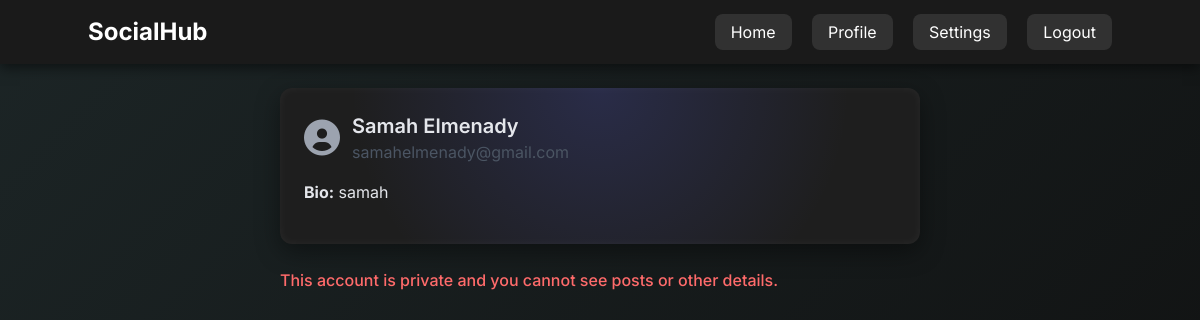
The app's page /profile/samah-elmenady/ (signed in) with its own data.
### core/models.py (models this page shows, shortened)
class User(AbstractBaseUser, PermissionsMixin):
    id = models.AutoField(primary_key=True)
    f_name = models.CharField(max_length=255, null=False)
    l_name = models.CharField(max_length=255, null=False)
    email = models.EmailField(unique=True, null=False)
    is_verified = models.BooleanField(default=False)
    is_active = models.BooleanField(default=True)
    is_staff = models.BooleanField(default=False)
    created_at = models.DateTimeField(default=timezone.now)
    objects = UserManager()
    USERNAME_FIELD = 'email'
    REQUIRED_FIELDS = ['f_name', 'l_name']

class Profile(models.Model):
    user = models.OneToOneField(User, on_delete=models.CASCADE)
    bio = models.CharField(max_length=100, blank=True)
    avatar = models.CharField(max_length=255, blank=True)
    created_at = models.DateTimeField(auto_now_add=True)
    updated_at = models.DateTimeField(auto_now=True)
    slug = models.SlugField(max_length=255, null=True, blank=True)

### core/views.py (the view, shortened to what this page needs)
# urls.py: path('profile/<slug:slug>/', views.profile_view, name='profile'),
@login_required
def profile_view(request, slug=None):
    if slug is None:
        user = request.user
        is_owner = True
    else:
        profile = get_object_or_404(Profile, slug=slug)
        user = profile.user
        is_owner = (user == request.user)
    profile = user.profile
    if not is_owner:
        setting = Setting.objects.filter(user=user).first()
        profile_visibility = setting.profile_visibility if setting else 'public'
        is_private = (profile_visibility == 'private')
    else:
        is_private = False
    if is_owner or not is_private:
        posts = Post.objects.filter(user=user).order_by('-created_at')
    else:
        posts = []
    context = {
        'user': user,
        'profile': profile,
        'posts': posts,
        'is_owner': is_owner,
        'is_private': is_private,
    }
    return render(request, 'core/profile.html', context)

### core/templates/core/profile.html (shortened to what this page needs)
{% load static %}
{% load widget_tweaks %}
<!DOCTYPE html>
<html lang="en" dir="ltr">
<head>
    {% load static %}
    <link href="https://cdn.jsdelivr.net/npm/tailwindcss@2.2.19/dist/tailwind.min.css" rel="stylesheet" />
    <link href="https://cdnjs.cloudflare.com/ajax/libs/font-awesome/6.0.0-beta3/css/all.min.css" rel="stylesheet" />
    <link rel="stylesheet" href="{% static 'css/profile.css' %}">
</head>
<body class="min-h-screen">
    <nav class="navbar p-4 shadow-lg">
        <div class="container mx-auto flex justify-between items-center">
            <a href="{% url 'home' %}" class="text-white text-2xl font-bold">SocialHub</a>
            <div class="space-x-4">
                <a href="{% url 'home' %}" class="nav-link text-white hover:text-gray-200 transition">Home</a>
                <a href="{% url 'current_profile'%}" class="nav-link text-white hover:text-gray-200 transition">Profile</a>
                <a href="{% url 'settings' %}" class="nav-link text-white hover:text-gray-200 transition">Settings</a>
                {% if request.user.is_authenticated %}
                    <a href="{% url 'logout' %}" class="nav-link text-white hover:text-gray-200 transition">Logout</a>
                {% else %}
                    <a href="{% url 'login' %}" class="nav-link text-white hover:text-gray-200 transition">Login</a>
                {% endif %}
            </div>
        </div>
    </nav>
    <div class="container mx-auto px-4 py-6 max-w-2xl content-wrapper">
        <div class="card p-6 mb-6">
            <div class="flex items-center mb-4">
                {% if profile.avatar %}
                    <img src="{{ profile.avatar.url }}" alt="Profile picture" class="avatar mr-3" />
                {% else %}
                    <i class="fas fa-user-circle text-gray-400 mr-3 text-4xl"></i>
                {% endif %}
                <div>
                    <h2 class="text-xl font-semibold text-gray-800 username-link">{{ user.f_name }} {{ user.l_name }}</h2>
                    <p class="text-gray-600">{{ user.email }}</p>
                </div>
            </div>
            <div id="bioDisplay" class="mb-4">
                <p ><strong>Bio:</strong> <span id="bioText">{{ profile.bio|default:"No bio available" }}</span></p>
            </div>
        </div>
        {% if is_private and not is_owner %}
            <p class="text-red-600 font-semibold mb-4">This account is private and you cannot see posts or other details.</p>
        {% endif %}
    </div>
</body>
</html>

### static/css/profile.css (style rules this page uses)
body { background: linear-gradient(135deg, #1c2526 0%, #0f0f0f 100%); color: #e4e6eb; font-family: 'Inter', -apple-system, BlinkMacSystemFont, sans-serif; margin: 0; overflow-x: hidden; min-height: 100vh; }
.navbar { background: #1a1a1a; box-shadow: 0 4px 12px rgba(0, 0, 0, 0.5); position: sticky; top: 0; z-index: 20; }
.navbar a { transition: color 0.3s ease; }
.nav-link { background: rgba(255, 255, 255, 0.1); padding: 0.5rem 1rem; border-radius: 8px; transition: background 0.3s ease, transform 0.2s ease; }
.content-wrapper { position: relative; z-index: 10; }
.card { background: #1e1e1e; border-radius: 12px; box-shadow: 0 8px 24px rgba(0, 0, 0, 0.4), inset 0 0 10px rgba(255, 255, 255, 0.05); position: relative; overflow: hidden; }
.card::before { content: ''; position: absolute; top: 0; left: 0; width: 100%; height: 100%; background: radial-gradient(circle at 50% 0%, rgba(88, 101, 242, 0.2), transparent 70%); pointer-events: none; z-index: 0; }
.card > * { position: relative; z-index: 1; }
.username-link { color: #e4e6eb; font-weight: 600; transition: color 0.3s ease; }
.text-red-600 { color: #ff6b6b; font-weight: 500; }

### records on screen
User: f_name "Samah", l_name "Elmenady", email "samahelmenady@gmail.com"
Profile: bio "samah"
